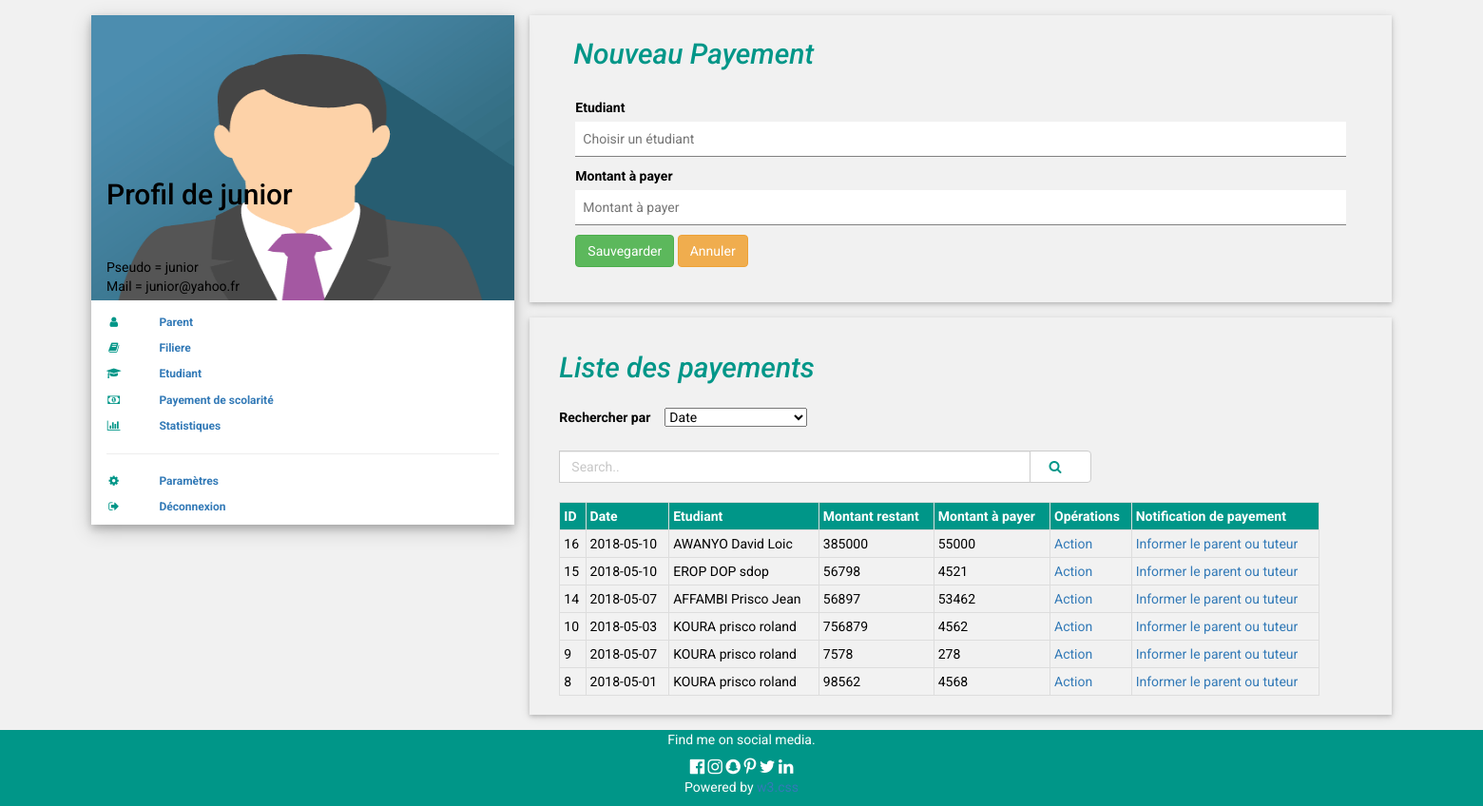
Screenshot of /etablissement_payement.php?id=1 with the database file from the repository.
### tables this page shows
CREATE TABLE IF NOT EXISTS `etablissement` (
`id` int(11) NOT NULL,
  `pseudo` varchar(255) NOT NULL,
  `mail` varchar(50) NOT NULL,
  `motdepasse` text NOT NULL,
  `vi` varchar(30) NOT NULL,
  `ad` varchar(50) NOT NULL
);

CREATE TABLE IF NOT EXISTS `payement` (
`idp` int(11) NOT NULL,
  `ljr` date NOT NULL,
  `mate` varchar(80) NOT NULL,
  `montre` int(11) NOT NULL,
  `mont` int(11) NOT NULL
);

### etablissement_payement.php (the view, shortened to what this page needs)
<?php
  $bdd = new PDO('mysql:host=127.0.0.1; dbname=scolariteweb','root', '');
if (isset($_GET['id']))
{
    $getid = intval($_GET['id']);
    $requser = $bdd->prepare('SELECT * FROM etablissement WHERE id = ? ');
    $requser->execute(array($getid));
    $userinfo=$requser->fetch();
?>
<!DOCTYPE html>
<html>
<link rel="stylesheet" href="w3.css">
<link rel="stylesheet" href="font-awesome.min.css">
<link rel="stylesheet" href="bootstrap.min.css">
<body class="w3-light-grey">
<div class="w3-content w3-margin-top" style="max-width:1400px;">
  <div class="w3-row-padding">
    <div class="w3-third">
      <div class="w3-white w3-text-grey w3-card-4">
        <div class="w3-display-container">
          <img src="w3images/avatar3.png" style="width:100%; height: 300px;" alt="Avatar">
          <div class="w3-display-bottomleft w3-container w3-text-black">
           <h2>Profil de <?php echo $userinfo['pseudo']; ?></h2>
              <br/><br/>
             Pseudo = <?php echo $userinfo['pseudo']; ?>
              <br/>
              Mail = <?php echo $userinfo['mail']; ?>
                <?php
                  if (isset($_SESSION['id']) AND $userinfo['id'] == $_SESSION['id']) {
                    ?>
                          </div>
        </div>
        <div class="w3-container">
        <br/>
         <p class="w3-small"><b><i class="fa fa-user fa-fw w3-margin-right w3-text-teal"></i><a href="etablissement_parent.php?id=<?php echo ($_SESSION['id']);?>" target="_parent" class="w3-padding-large w3-hover-white" style="text-decoration:none;">Parent</a></b></p>
         <p class="w3-small"><b><i class="fa fa-book fa-fw w3-margin-right w3-text-teal"></i><a href="etablissement_classe.php?id=<?php echo ($_SESSION['id']);?>" target="_parent" class="w3-padding-large w3-hover-white" style="text-decoration:none;">Filiere</a></b></p>
         <p class="w3-small"><b><i class="fa fa-graduation-cap fa-fw w3-margin-right w3-text-teal"></i><a href="etablissement_etudiant.php?id=<?php echo ($_SESSION['id']);?>" target="_parent" class="w3-padding-large w3-hover-white" style="text-decoration:none;">Etudiant</a></b></p>
         <p class="w3-small"><b><i class="fa fa-money fa-fw w3-margin-right w3-text-teal"></i><a href="etablissement_payement.php?id=<?php echo ($_SESSION['id']);?>" target="_parent" class="w3-padding-large w3-hover-white" style="text-decoration:none;">Payement de scolarité</a></b></p>
         <p class="w3-small"><b><i class="fa fa-bar-chart-o fa-fw w3-margin-right w3-text-teal"></i><a href="etablissement_payement.php?id=<?php echo ($_SESSION['id']);?>" target="_parent" class="w3-padding-large w3-hover-white" style="text-decoration:none;">Statistiques</a></b></p>
         <hr>
         <p class="w3-small"><b><i class="fa fa-gear fa-fw w3-margin-right w3-text-teal"></i><a href="etablissement_parametre.php?id=<?php echo ($_SESSION['id']);?>" target="_parent" class="w3-padding-large w3-hover-white" style="text-decoration:none;">Paramètres</a></b></p>
         <p class="w3-small"><b><i class="fa fa-sign-out fa-fw w3-margin-right w3-text-teal"></i><a href="deconnexion.php" target="_parent" class="w3-padding-large w3-hover-white" style="text-decoration:none;">Déconnexion</a></b></p>
          <?php
                    }
                    ?>
        </div>
      </div><br>
    </div>
    <div class="w3-twothird">
      <div class="w3-container w3-card-2  w3-margin-bottom">
        <h2 class="w3-text-teal w3-padding-4" style="margin-left:30px;"><i>Nouveau Payement</i></h2>
        <div class="w3-container">
          <div class="w3-row-padding w3-light-grey w3-padding-16 w3-container">
          <div class="w3-content">
            <form method="POST" action="">
              <p>
              <label for="mat" >Etudiant</label>
              <input type="text" name="mat" id="mat" autocomplete="off" class="w3-input"  placeholder="Choisir un étudiant"><div id="etudiantList"></div>
              </p>
              <p>
              <label for="mt" >Montant à payer </label>
              <input class="w3-input "  type="number" value="<?php if (isset($mt)) {echo $mt; } ?>" autocomplete="off" placeholder="Montant à payer " id="mt" name="mt"></p>
              <button  type="submit" class="btn btn-success"  name="forminscription" value="Sauvegarder" >Sauvegarder</button>
              <button  type="reset"  class="btn btn-warning"  name="annuler" >Annuler</button>
            </form><br/>
          </div>
</div>
        </div>
        </div>
      <div class="w3-container w3-card-2 ">
        <h2 class="w3-text-teal w3-padding-16" style="margin-left:15px;"><i>Liste des payements</i></h2>
    <?php
    $bdd = new PDO('mysql:host=127.0.0.1; dbname=scolariteweb','root', '');
    $search="";
    if (isset($_POST['search'])) {
      $search=$_POST['search'];
      $_select = $bdd->prepare("SELECT * FROM payement WHERE idp like '%$search%' ");
    } else {
        $_select = $bdd->prepare("SELECT * FROM payement order by idp desc");
    }
    $_select->execute();
    ?>
<form method="POST" action="">
  <div class="input-group">
    <label for="choix" style="margin-left:15px;">Rechercher par </label>
    <select class=""  style="width:150px; margin-left:15px;" name="choix">
      <option value="">Date</option>
    </select><br/><br/>
    <input type="text" class="form-control" style="margin-left:15px; " name="search" value="<?php if (isset($search)) {echo ($search);} ?>" placeholder="Search..">
    <div class="input-group-btn">
      <button class="btn btn-default" style="margin-right:300px; margin-top:45px;" type="submit">
        <i class="fa fa-search fa-fw w3-margin-right w3-text-teal" style="margin-left:5px;" ></i>
      </button>
    </div>
  </div>
</form>
<br/>
        <div class="container">
  <div class="table-responsive ">
  <table style="width:800px;">
    <thead>
      <tr>
        <th>ID </th>
        <th>Date</th>
        <th>Etudiant</th>
        <th>Montant restant</th>
        <th>Montant à payer</th>
        <th>Opérations</th>
        <th>Notification de payement</th>
      </tr>
    </thead>
    <tbody>
	 <?php  while ($s=$_select->fetch(PDO::FETCH_OBJ)){
?>
      <tr>
        <td><?php echo $s->idp;?></td>
        <td><?php echo $s->ljr;?></td>
        <td><?php echo $s->mate;?></td>
        <td><?php echo $s->montre;?></td>
        <td><?php echo $s->mont;?></td>
        <td>
     <a href="etablissement_payement_action.php?idp=<?php echo $s->idp;?>" target="_parent"  style="text-decoration:none;">Action</a></td><td><a href="etablissement_payement_envoi_de_mail.php?idp=<?php echo $s->idp;?>" target="_parent"  style="text-decoration:none;">Informer le parent ou tuteur </a></td>
		     <?php
                    }
                    ?></tr>
</div>
  </div><br/>
</div>
      </div>
    </div>
  </div>
<footer class="w3-container w3-teal w3-center w3-margin-top">
  <p>Find me on social media.</p>
  <i class="fa fa-facebook-official w3-hover-text-indigo w3-large"></i>
  <i class="fa fa-instagram w3-hover-text-purple w3-large"></i>
  <i class="fa fa-snapchat w3-hover-text-yellow w3-large"></i>
  <i class="fa fa-pinterest-p w3-hover-text-red w3-large"></i>
  <i class="fa fa-twitter w3-hover-text-light-blue w3-large"></i>
  <i class="fa fa-linkedin w3-hover-text-indigo w3-large"></i>
  <p>Powered by <a href="default.html" target="_blank">w3.css</a></p>
</footer>
</body>
</html>
<?php
  }else{
    echo "Desole ";
  }
?>

### etablissement_payement.php (style rules this page uses)
html,body,h1,h2,h3,h4,h5,h6 { font-family: "Roboto", sans-serif }
table { border-collapse: collapse; width: 50%; border: 1px solid #ddd; }
th, td { text-align: left; padding: 4px; border: 1px solid #ddd; }
tr:nth-child(even) { background-color: #f2f2f2 }
th { background-color: #009688; color: white; }
a { cursor: pointer; text-decoration:none; }

### rows the page displays
etablissement: pseudo "junior", mail "junior@yahoo.fr"
payement: idp "16", ljr "2018-05-10", mate "AWANYO David Loic", montre "385000", mont "55000"
payement: idp "15", ljr "2018-05-10", mate "EROP DOP sdop", montre "56798", mont "4521"
payement: idp "14", ljr "2018-05-07", mate "AFFAMBI Prisco Jean", montre "56897", mont "53462"
payement: idp "10", ljr "2018-05-03", mate "KOURA prisco roland", montre "756879", mont "4562"
payement: idp "9", ljr "2018-05-07", mate "KOURA prisco roland", montre "7578", mont "278"
payement: idp "8", ljr "2018-05-01", mate "KOURA prisco roland", montre "98562", mont "4568"
